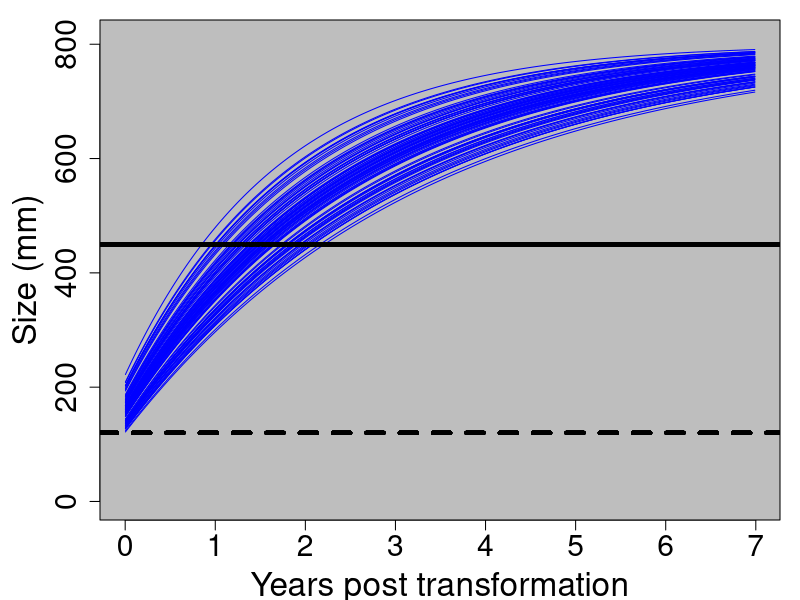

Recreate this plot in R.
#==================================================================================================#
# Script created by Mark Christie, contact at Redpath.Christie@gmail.com
# Script created in version R 3.3.1
# This script:  Generates model output for Lampre Resistance project
# Usage notes: Set all parameters below and then source this file
#==================================================================================================#
# Set working directory and output directory
# Directory where model.R and 'source' folder reside

#Von Bert growth funcion!

e <- exp(1)
L = 800    # maximum size
K = 0.0011   # controls shape of the curve
K.sd <- 0.0002
tzero = -200   # size at age 0; shifts curves along x axis
years <- 7

#adults
#L = 800    # maximum size
#K = 0.002   # controls shape of the curve
#K.sd <- 0.0001
#tzero = -15   # size at age 0; shifts curves along x axis
#years <- 6


days     <- seq(from = 1, to = (365*years), by = 10)
k.values <- rnorm(100, K, K.sd)

#note that this is slow, but in model will only have to solve for a single uear (consider using apply)
OUT <- NULL
for(K in k.values){
  for(t in days){
    y   <- L * (1-e^(-K * (t-tzero)))
    out <- cbind(K, t, y)
    OUT <- rbind(OUT, out)
  }
}

par(mar = c(4,5,1,1))
plot(-10, -10, xlim = c(0, max(days)/365), ylim = c(0, L + 10), xlab = "Years post transformation", ylab = "Size (mm)", cex.axis=1.8, cex.lab=2)
rect(par("usr")[1],par("usr")[3],par("usr")[2],par("usr")[4],col = "gray") 
#rect(par("usr")[1]-1,par("usr")[3]-1,par("usr")[2],par("usr")[4],col = "gray", xpd = "FALSE") 

for(n in unique(OUT[, 1])){
  dat <- OUT[OUT[, 1] == n, ] 
  if(dat[, 3][1] > 120){
  lines(dat[, 2]/365, dat[, 3], col = "blue")}
  abline(h=120, lwd=4, lty =2)
  abline(h=450, lty=1, lwd = 4)  # 450 is from Fig. 3 of Hansen 2016
}

